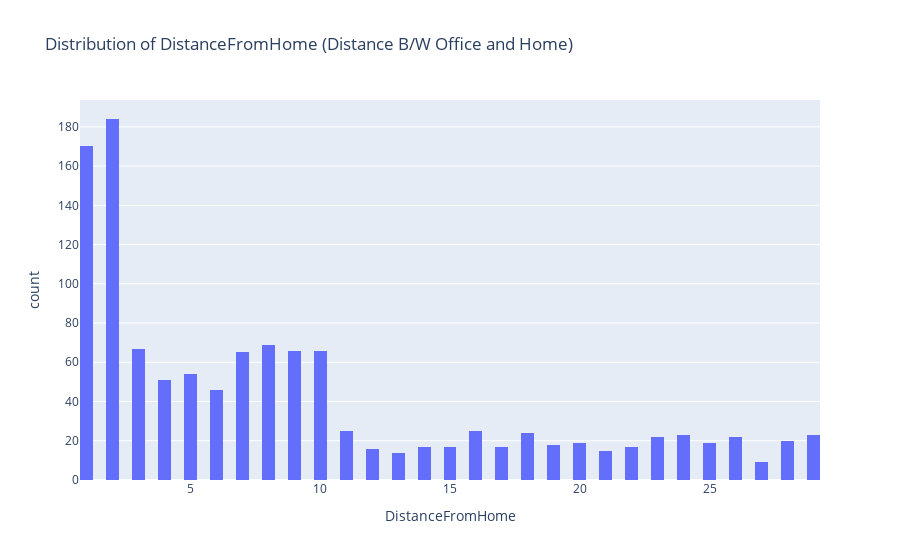

Notebook code for this chart:
### Markdown cell above
####  1.Histogram

### Code cell
px.histogram(df,x='DistanceFromHome',title='Distribution of DistanceFromHome (Distance B/W Office and Home)',nbins=100)

### Figure 1 — Plotly figure (JSON) as saved in the notebook; plotly's stock layout.template omitted (floating-point values rounded to 4 significant figures; data arrays with more than 128 entries replaced by an {"elided": "..."} marker saying what was removed)
{"data": [{"alignmentgroup": "True", "bingroup": "x", "hovertemplate": "DistanceFromHome=%{x}<br>count=%{y}<extra></extra>", "legendgroup": "", "marker": {"color": "#636efa", "pattern": {"shape": ""}}, "name": "", "nbinsx": 100, "offsetgroup": "", "orientation": "v", "showlegend": false, "type": "histogram", "x": {"elided": "1200 int values"}, "xaxis": "x", "yaxis": "y"}], "layout": {"barmode": "relative", "legend": {"tracegroupgap": 0}, "title": {"text": "Distribution of DistanceFromHome (Distance B/W Office and Home)"}, "xaxis": {"anchor": "y", "domain": [0, 1], "title": {"text": "DistanceFromHome"}}, "yaxis": {"anchor": "x", "domain": [0, 1], "title": {"text": "count"}}}}
